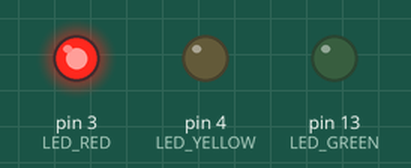
Simulated run of this sketch. Board: Arduino Uno, built with avr-gcc and run on an emulated ATmega328P. Shown: output pins drawn as LEDs (lit = HIGH).

Above: at 0.5 s.
At 12.5 s:
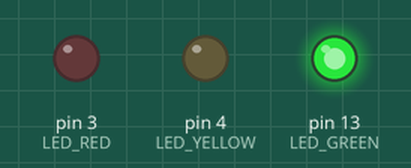
At 19.5 s:
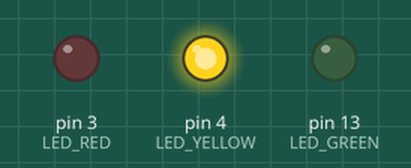
At 25.5 s:
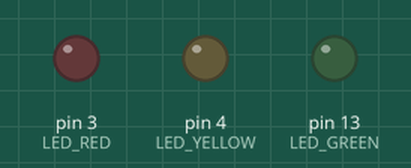
Timing chart, 0 to 26.0 s (numbered marks = the images above):
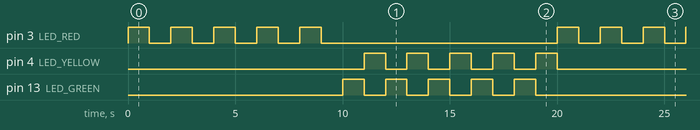

The sketch:

HW1-6406022620011.ino
```cpp
// C++ code
//
int LED_RED = 3;
int LED_GREEN = 13;
int LED_YELLOW = 4;
int count = 1 ;

void setup()
{
  pinMode(LED_RED, OUTPUT);
  pinMode(LED_GREEN, OUTPUT);
  pinMode(LED_YELLOW, OUTPUT);
}

void loop()
{
    for (int i = 1; i<6 ; i++){
  	digitalWrite(LED_RED,HIGH);
  	delay(1000);

    Serial.print("Round Count = ");
  	Serial.println(count);
  	count++; // count += 1

    digitalWrite(LED_RED,LOW);
  	delay(1000);

  }
   for (int i = 1; i<6 ; i++){
    digitalWrite(LED_GREEN, HIGH);

  	delay(1000);

    Serial.print("Round Count = ");
  	Serial.println(count);
  	count++; // count += 1

  	digitalWrite(LED_GREEN, LOW);
  	digitalWrite(LED_YELLOW, HIGH);
  	delay(1000);

    digitalWrite(LED_YELLOW,LOW);
    Serial.print("Round Count = ");
  	Serial.println(count);
  	count++; // count += 1
  }
}
```

Measured:
- by itself, pin 3 (LED_RED), pin 4 (LED_YELLOW), pin 13 (LED_GREEN): repeats every 20.0 s: 4 × (LOW 1.0 s, HIGH 1.0 s), LOW 11.0 s, HIGH 1.0 s
- by itself, everything shown: repeats every 20.0 s, in 21 steps
